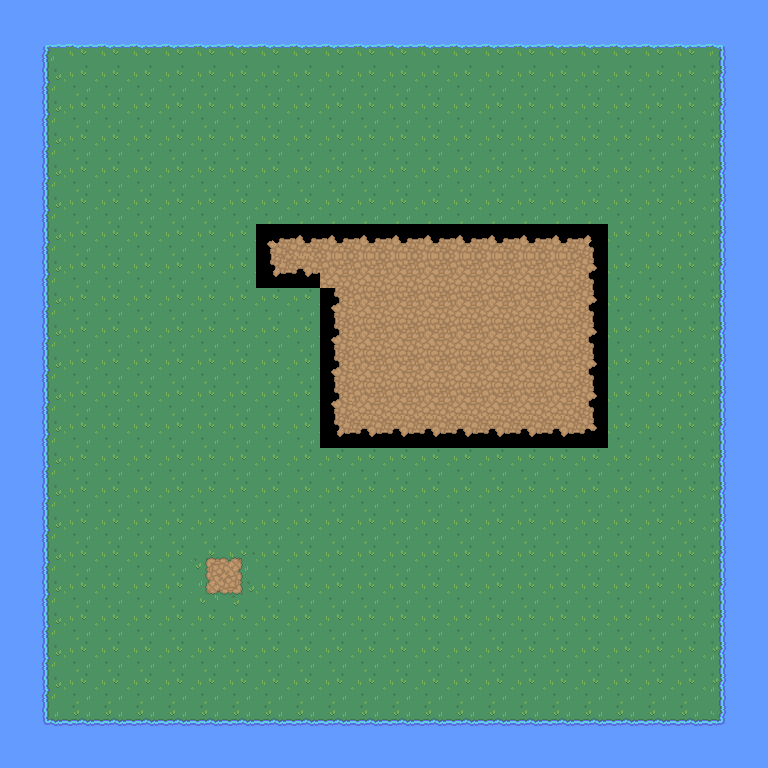

A 2D game scene composited from a Tiled map and its tileset images. What follows is a short description and the map's XML, with every tile layer's data as written:
An orthogonal 24x24 tile map with 32x32 px tiles, 1 tile layer (Tile Layer 1).

<map version="1.10" tiledversion="1.10.1" orientation="orthogonal" renderorder="right-down" width="24" height="24" tilewidth="32" tileheight="32" infinite="0" nextlayerid="2" nextobjectid="1">
 <tileset firstgid="1" source="Nature RPG Tileset.tsx" />
 <layer id="1" name="Tile Layer 1" width="24" height="24">
  <data encoding="csv">
42,42,42,42,42,42,42,42,42,42,42,42,42,42,42,42,42,42,42,42,42,42,42,42,
42,66,67,67,67,67,67,67,67,67,67,67,67,67,67,67,67,67,67,67,67,67,68,42,
42,86,41,41,41,41,41,41,41,41,41,41,41,41,41,41,41,41,41,41,41,41,88,42,
42,86,41,41,41,41,41,41,41,41,41,41,41,41,41,41,41,41,41,41,41,41,88,42,
42,86,41,41,41,41,41,41,41,41,41,41,41,41,41,41,41,41,41,41,41,41,88,42,
42,86,41,41,41,41,41,41,41,41,41,41,41,41,41,41,41,41,41,41,41,41,88,42,
42,86,41,41,41,41,41,41,41,41,41,41,41,41,41,41,41,41,41,41,41,41,88,42,
42,86,41,41,41,41,41,41,126,127,127,127,127,127,127,127,127,127,128,41,41,41,88,42,
42,86,41,41,41,41,41,41,166,167,147,147,147,147,147,147,147,147,148,41,41,41,88,42,
42,86,41,41,41,41,41,41,41,41,146,147,147,147,147,147,147,147,148,41,41,41,88,42,
42,86,41,41,41,41,41,41,41,41,146,147,147,147,147,147,147,147,148,41,41,41,88,42,
42,86,41,41,41,41,41,41,41,41,146,147,147,147,147,147,147,147,148,41,41,41,88,42,
42,86,41,41,41,41,41,41,41,41,146,147,147,147,147,147,147,147,148,41,41,41,88,42,
42,86,41,41,41,41,41,41,41,41,166,167,167,167,167,167,167,167,168,41,41,41,88,42,
42,86,41,41,41,41,41,41,41,41,41,41,41,41,41,41,41,41,41,41,41,41,88,42,
42,86,41,41,41,41,41,41,41,41,41,41,41,41,41,41,41,41,41,41,41,41,88,42,
42,86,41,41,41,41,41,41,41,41,41,41,41,41,41,41,41,41,41,41,41,41,88,42,
42,86,41,41,41,41,64,65,41,41,41,41,41,41,41,41,41,41,41,41,41,41,88,42,
42,86,41,41,41,41,84,85,41,41,41,41,41,41,41,41,41,41,41,41,41,41,88,42,
42,86,41,41,41,41,41,41,41,41,41,41,41,41,41,41,41,41,41,41,41,41,88,42,
42,86,41,41,41,41,41,41,41,41,41,41,41,41,41,41,41,41,41,41,41,41,88,42,
42,86,41,41,41,41,41,41,41,41,41,41,41,41,41,41,41,41,41,41,41,41,88,42,
42,106,107,107,107,107,107,107,107,107,107,107,107,107,107,107,107,107,107,107,107,107,108,42,
42,42,42,42,42,42,42,42,42,42,42,42,42,42,42,42,42,42,42,42,42,42,42,42
</data>
 </layer>
</map>
